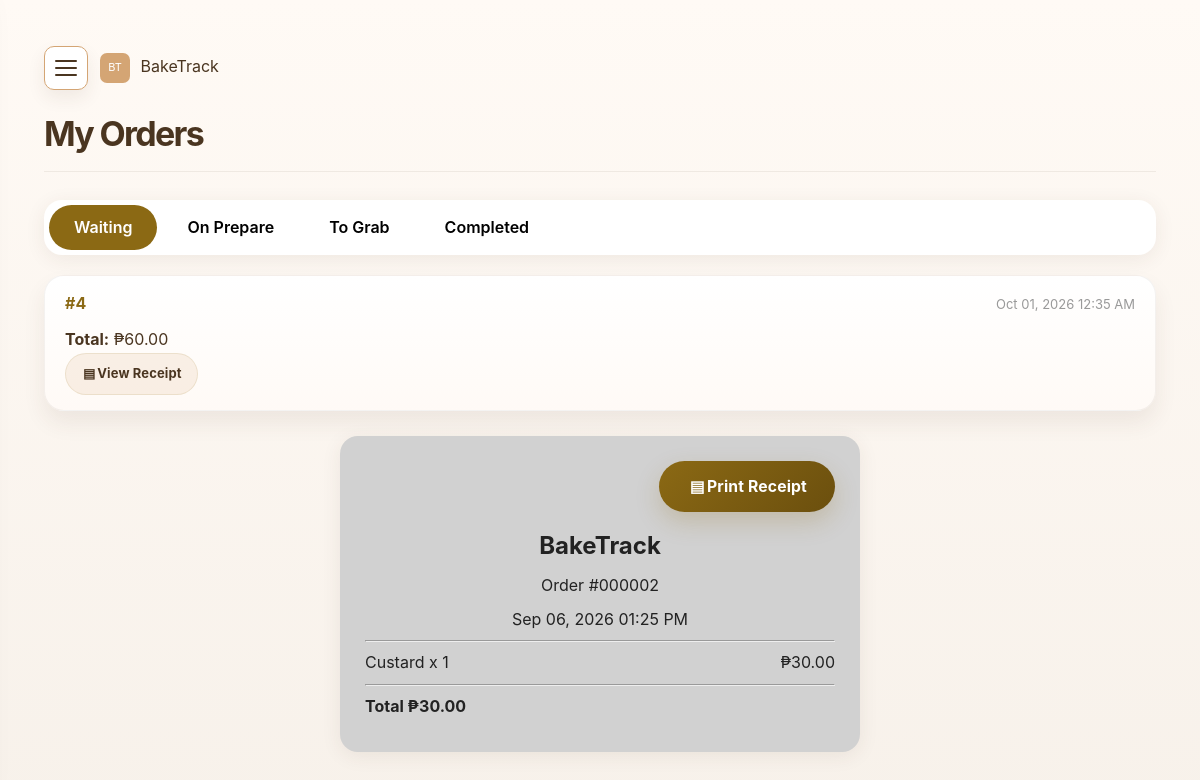
Screenshot of /customer.php?page=orders&view_receipt=2 (signed in) with the database file from the repository.
### tables this page shows
CREATE TABLE `orders` (
  `id` int NOT NULL,
  `user_id` int NOT NULL,
  `total` decimal(10,2) NOT NULL DEFAULT '0.00',
  `payment` decimal(10,2) DEFAULT NULL,
  `change_amount` decimal(10,2) DEFAULT NULL,
  `notes` text,
  `status` varchar(30) NOT NULL DEFAULT 'waiting',
  `order_date` timestamp NULL DEFAULT CURRENT_TIMESTAMP
);

CREATE TABLE `order_items` (
  `id` int NOT NULL,
  `order_id` int NOT NULL,
  `product_id` int NOT NULL,
  `quantity` int NOT NULL DEFAULT '1',
  `price` decimal(10,2) NOT NULL DEFAULT '0.00'
);

CREATE TABLE `products` (
  `id` int NOT NULL,
  `name` varchar(255) NOT NULL,
  `price` decimal(10,2) NOT NULL DEFAULT '0.00',
  `quantity` int NOT NULL DEFAULT '0',
  `description` text,
  `image` varchar(255) DEFAULT NULL,
  `status` varchar(30) NOT NULL DEFAULT 'available',
  `date_added` timestamp NULL DEFAULT CURRENT_TIMESTAMP
);

### customer.php (the view, shortened to what this page needs)
<?php
require_once 'includes/functions.php';
$user_id = $_SESSION['user_id'];
$requested_page = $_GET['page'] ?? 'bakery';
$page = $requested_page;
$user = $conn->query("SELECT * FROM users WHERE id = $user_id")->fetch_assoc();
?>
<!DOCTYPE html>
<html lang="en">
<head>
    <link rel="stylesheet" href="css/style.css">
</head>
<body class="<?= !empty($user['darkmode']) ? 'dark-mode' : '' ?>">
    <div class="dashboard-container">
        <main class="main-content">
            <div class="dashboard-mobile-header">
                <button class="dashboard-menu-toggle" type="button" aria-expanded="false" aria-controls="dashboard-sidebar" aria-label="Open navigation menu">
                    <span></span><span></span><span></span>
                </button>
                <span class="dashboard-mobile-brand"><span class="brand-mark" aria-hidden="true">BT</span> BakeTrack</span>
            </div>
            <?php if ($page === 'orders'): ?>
            <div class="page-header">
                <h1>My Orders</h1>
            </div>
                <div class="order-tabs">
                    <button class="tab-btn active" onclick="showTab(event, 'waiting')">Waiting</button>
                    <button class="tab-btn" onclick="showTab(event, 'preparing')">On Prepare</button>
                    <button class="tab-btn" onclick="showTab(event, 'ready')">To Grab</button>
                    <button class="tab-btn" onclick="showTab(event, 'completed')">Completed</button>
                </div>
                <div class="order-content">
                <?php
                    $statuses = ['waiting', 'preparing', 'ready', 'completed'];
                foreach ($statuses as $status):
                $orders = $conn->query("SELECT * FROM orders WHERE user_id = $user_id AND status = '$status' ORDER BY order_date DESC");
                ?>
                <div class="order-list" id="tab-<?= $status ?>" style="<?= $status === 'waiting' ? 'display:block' : 'display:none' ?>">
                    <?php if ($orders->num_rows > 0): ?>
                        <?php while ($order = $orders->fetch_assoc()): ?>
                        <div class="order-card">
                            <div class="order-header">
                                <span class="order-id">#<?= $order['id'] ?></span>
                                <span class="order-date"><?= date('M d, Y h:i A', strtotime($order['order_date'])) ?></span>
                            </div>
                            <div class="order-body">
                                <p><strong>Total:</strong> ₱<?= number_format($order['total'], 2) ?></p>
                                <a class="btn btn-secondary btn-sm" href="?page=orders&view_receipt=<?= $order['id'] ?>">
                                    <i class="fas fa-receipt"></i> View Receipt
                                </a>
                            </div>
                        </div>
                        <?php endwhile; ?>
                    <?php else: ?>
                        <p class="empty-state">📭 No orders in <?= $status ?></p>
                    <?php endif; ?>
                </div>
                <?php endforeach; ?>
            </div>
            <?php if (isset($_GET['view_receipt'])):
                $receipt_id = (int) $_GET['view_receipt'];
                $receipt_order = $conn->query("SELECT * FROM orders WHERE id = $receipt_id AND user_id = $user_id")->fetch_assoc();
                if ($receipt_order):
                    $receipt_items = $conn->query("SELECT oi.quantity, oi.price, p.name FROM order_items oi JOIN products p ON oi.product_id = p.id WHERE oi.order_id = $receipt_id");
            ?>
            <section class="receipt-preview" id="receiptPreview">
                <div class="receipt-actions"><button class="btn btn-primary" type="button" onclick="window.print()"><i class="fas fa-receipt"></i> Print Receipt</button></div>
                <h2>BakeTrack</h2>
                <p>Order #<?= str_pad($receipt_order['id'], 6, '0', STR_PAD_LEFT) ?></p>
                <p><?= date('M d, Y h:i A', strtotime($receipt_order['order_date'])) ?></p>
                <hr>
                <?php while ($receipt_item = $receipt_items->fetch_assoc()): ?>
                    <p><?= htmlspecialchars($receipt_item['name']) ?> x <?= (int) $receipt_item['quantity'] ?> <span>₱<?= number_format($receipt_item['price'] * $receipt_item['quantity'], 2) ?></span></p>
                <?php endwhile; ?>
                <hr>
                <p><strong>Total <span>₱<?= number_format($receipt_order['total'], 2) ?></span></strong></p>
            </section>
            <?php endif; endif; ?>
            <?php endif; ?>
        </main>
    </div>
</body>
</html>

### rows the page displays
orders: id "4", order_date "Oct 01, 2026 12:35 AM", total "60.00"
orders: id "000002", order_date "Sep 06, 2026 01:25 PM", total "30.00"
order_items: product.name "Custard", quantity "1", $receipt_item['price']*$receipt_item['quantity'] "30.00"
